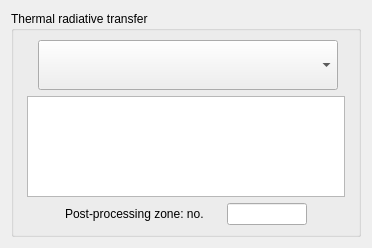
<ui version="4.0" >
 <class>BoundaryConditionsWallRadiativeTransferForm</class>
 <widget class="QWidget" name="BoundaryConditionsWallRadiativeTransferForm" >
  <property name="geometry" >
   <rect>
    <x>0</x>
    <y>0</y>
    <width>372</width>
    <height>248</height>
   </rect>
  </property>
  <property name="windowTitle" >
   <string>Form</string>
  </property>
  <layout class="QGridLayout" name="gridLayout_2" >
   <item row="0" column="0" >
    <widget class="QGroupBox" name="groupBoxRadiative" >
     <property name="title" >
      <string>Thermal radiative transfer</string>
     </property>
     <layout class="QGridLayout" name="gridLayout" >
      <item row="0" column="0" >
       <layout class="QHBoxLayout" name="horizontalLayout_4" >
        <item>
         <spacer name="horizontalSpacer_7" >
          <property name="orientation" >
           <enum>Qt::Horizontal</enum>
          </property>
          <property name="sizeHint" stdset="0" >
           <size>
            <width>17</width>
            <height>17</height>
           </size>
          </property>
         </spacer>
        </item>
        <item>
         <layout class="QVBoxLayout" name="verticalLayout" >
          <item>
           <layout class="QHBoxLayout" name="horizontalLayout_3" >
            <item>
             <spacer name="horizontalSpacer_5" >
              <property name="orientation" >
               <enum>Qt::Horizontal</enum>
              </property>
              <property name="sizeHint" stdset="0" >
               <size>
                <width>17</width>
                <height>17</height>
               </size>
              </property>
             </spacer>
            </item>
            <item>
             <widget class="QComboBox" name="comboBoxRadiative" >
              <property name="minimumSize" >
               <size>
                <width>300</width>
                <height>50</height>
               </size>
              </property>
              <property name="toolTip" >
               <string>Code_Saturne keyword: ISOTHP</string>
              </property>
             </widget>
            </item>
            <item>
             <spacer name="horizontalSpacer_6" >
              <property name="orientation" >
               <enum>Qt::Horizontal</enum>
              </property>
              <property name="sizeHint" stdset="0" >
               <size>
                <width>13</width>
                <height>13</height>
               </size>
              </property>
             </spacer>
            </item>
           </layout>
          </item>
          <item>
           <widget class="QTableView" name="tableViewScalars" >
            <property name="alternatingRowColors" >
             <bool>true</bool>
            </property>
            <property name="selectionBehavior" >
             <enum>QAbstractItemView::SelectRows</enum>
            </property>
            <property name="verticalScrollMode" >
             <enum>QAbstractItemView::ScrollPerPixel</enum>
            </property>
            <property name="horizontalScrollMode" >
             <enum>QAbstractItemView::ScrollPerPixel</enum>
            </property>
           </widget>
          </item>
          <item>
           <layout class="QHBoxLayout" name="horizontalLayout_2" >
            <item>
             <spacer name="horizontalSpacer_2" >
              <property name="orientation" >
               <enum>Qt::Horizontal</enum>
              </property>
              <property name="sizeHint" stdset="0" >
               <size>
                <width>17</width>
                <height>20</height>
               </size>
              </property>
             </spacer>
            </item>
            <item>
             <layout class="QHBoxLayout" name="horizontalLayout" >
              <item>
               <widget class="QLabel" name="label" >
                <property name="text" >
                 <string>Post-processing zone: no.</string>
                </property>
               </widget>
              </item>
              <item>
               <spacer name="horizontalSpacer" >
                <property name="orientation" >
                 <enum>Qt::Horizontal</enum>
                </property>
                <property name="sizeHint" stdset="0" >
                 <size>
                  <width>17</width>
                  <height>17</height>
                 </size>
                </property>
               </spacer>
              </item>
              <item>
               <widget class="QLineEdit" name="lineEditZone" >
                <property name="maximumSize" >
                 <size>
                  <width>80</width>
                  <height>16777215</height>
                 </size>
                </property>
               </widget>
              </item>
             </layout>
            </item>
            <item>
             <spacer name="horizontalSpacer_4" >
              <property name="orientation" >
               <enum>Qt::Horizontal</enum>
              </property>
              <property name="sizeHint" stdset="0" >
               <size>
                <width>17</width>
                <height>17</height>
               </size>
              </property>
             </spacer>
            </item>
           </layout>
          </item>
         </layout>
        </item>
        <item>
         <spacer name="horizontalSpacer_8" >
          <property name="orientation" >
           <enum>Qt::Horizontal</enum>
          </property>
          <property name="sizeHint" stdset="0" >
           <size>
            <width>17</width>
            <height>17</height>
           </size>
          </property>
         </spacer>
        </item>
       </layout>
      </item>
     </layout>
    </widget>
   </item>
  </layout>
 </widget>
 <resources/>
 <connections/>
</ui>
